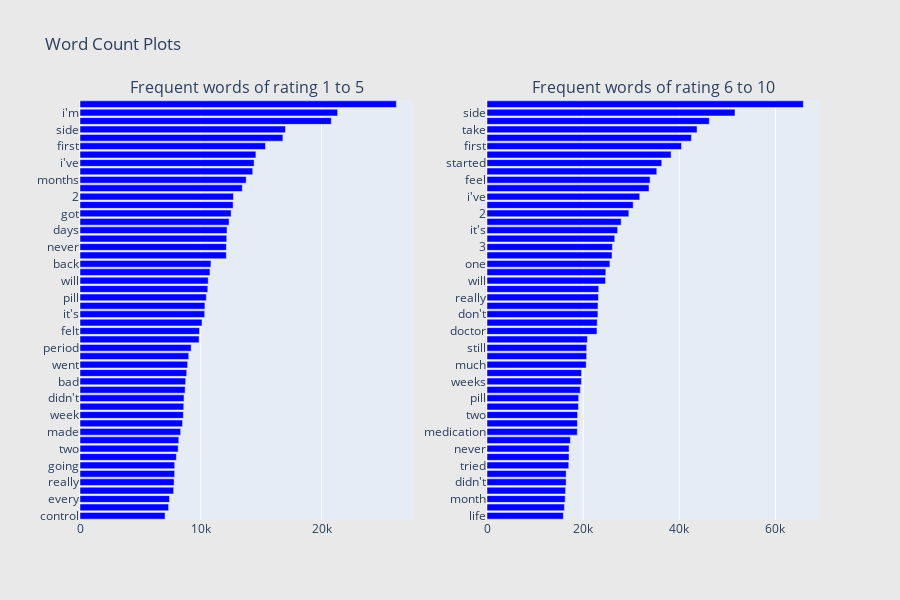

This figure's notebook cell:
### Markdown cell above
#### We classify ratings 1 ~ 5 as negative, and 6 ~ 10 as positive.

### Code cell
from plotly.subplots import make_subplots
import plotly.offline as py
py.init_notebook_mode(connected=True)
import plotly.graph_objs as go

def generate_ngrams(text, n_gram=1):
    token = [token for token in text.lower().split(" ") if token != "" if token not in STOPWORDS]
    ngrams = zip(*[token[i:] for i in range(n_gram)])
    return [" ".join(ngram) for ngram in ngrams]

## custom function for horizontal bar chart ##
def horizontal_bar_chart(df, color):
    trace = go.Bar(
        y=df["word"].values[::-1],
        x=df["wordcount"].values[::-1],
        showlegend=False,
        orientation = 'h',
        marker=dict(
            color=color,
        ),
    )
    return trace


freq_dict = defaultdict(int)
for sent in df_all_1_5["review"]:
    for word in generate_ngrams(sent):
        freq_dict[word] += 1
fd_sorted = pd.DataFrame(sorted(freq_dict.items(), key=lambda x: x[1])[::-1])
fd_sorted.columns = ["word", "wordcount"]
trace0 = horizontal_bar_chart(fd_sorted.head(50), 'blue')


freq_dict = defaultdict(int)
for sent in df_all_6_10["review"]:
    for word in generate_ngrams(sent):
        freq_dict[word] += 1
fd_sorted = pd.DataFrame(sorted(freq_dict.items(), key=lambda x: x[1])[::-1])
fd_sorted.columns = ["word", "wordcount"]
trace1 = horizontal_bar_chart(fd_sorted.head(50), 'blue')

# Creating two subplots
fig = make_subplots(rows=1, cols=2, vertical_spacing=0.04,
                          subplot_titles=["Frequent words of rating 1 to 5", 
                                          "Frequent words of rating 6 to 10"])
fig.append_trace(trace0, 1, 1)
fig.append_trace(trace1, 1, 2)
fig['layout'].update(height=600, width=900, paper_bgcolor='rgb(233,233,233)', title="Word Count Plots")
py.iplot(fig)

### Figure 1 — Plotly figure (JSON) as saved in the notebook; plotly's stock layout.template omitted (floating-point values rounded to 4 significant figures)
{"data": [{"marker": {"color": "blue"}, "orientation": "h", "showlegend": false, "type": "bar", "x": [7041, 7333, 7410, 7753, 7789, 7834, 7839, 7977, 8126, 8176, 8330, 8486, 8557, 8590, 8609, 8703, 8748, 8832, 8911, 9001, 9203, 9858, 9891, 10100, 10322, 10339, 10457, 10581, 10611, 10759, 10840, 12111, 12113, 12147, 12171, 12341, 12510, 12678, 12703, 13431, 13758, 14298, 14413, 14563, 15353, 16795, 17008, 20804, 21329, 26189], "xaxis": "x", "y": ["control", "go", "every", "medication", "really", "weight", "going", "years", "two", "it.", "made", "birth", "week", "month", "didn&#039;t", "don&#039;t", "bad", "even", "went", "weeks", "period", "effects", "felt", "time", "it&#039;s", "one", "pill", "doctor", "will", "still", "back", "3", "never", "pain", "days", "took", "got", "feel", "2", "take", "months", "day", "i&#039;ve", "now", "first", "started", "side", "taking", "i&#039;m", "\"i"], "yaxis": "y"}, {"marker": {"color": "blue"}, "orientation": "h", "showlegend": false, "type": "bar", "x": [15884, 16095, 16260, 16346, 16463, 16466, 17006, 17068, 17080, 17343, 18785, 18806, 18849, 19028, 19071, 19401, 19642, 19664, 20629, 20720, 20730, 20880, 22875, 22930, 23073, 23083, 23182, 23240, 24655, 24716, 25567, 26004, 26083, 26561, 27169, 27905, 29502, 30410, 31774, 33698, 33921, 35318, 36350, 38293, 40461, 42518, 43695, 46237, 51586, 65806], "xaxis": "x2", "y": ["life", "even", "month", "medicine", "didn&#039;t", "little", "tried", "felt", "never", "bad", "medication", "week", "two", "period", "pill", "every", "weeks", "went", "much", "it.", "still", "weight", "doctor", "got", "don&#039;t", "back", "really", "took", "will", "time", "one", "days", "3", "months", "it&#039;s", "effects", "2", "pain", "i&#039;ve", "years", "feel", "day", "started", "now", "first", "i&#039;m", "take", "taking", "side", "\"i"], "yaxis": "y2"}], "layout": {"annotations": [{"font": {"size": 16}, "showarrow": false, "text": "Frequent words of rating 1 to 5", "x": 0.225, "xanchor": "center", "xref": "paper", "y": 1, "yanchor": "bottom", "yref": "paper"}, {"font": {"size": 16}, "showarrow": false, "text": "Frequent words of rating 6 to 10", "x": 0.775, "xanchor": "center", "xref": "paper", "y": 1, "yanchor": "bottom", "yref": "paper"}], "height": 600, "paper_bgcolor": "rgb(233,233,233)", "title": {"text": "Word Count Plots"}, "width": 900, "xaxis": {"anchor": "y", "autorange": true, "domain": [0, 0.45], "range": [0, 27570.0], "type": "linear"}, "xaxis2": {"anchor": "y2", "autorange": true, "domain": [0.55, 1], "range": [0, 69270.0], "type": "linear"}, "yaxis": {"anchor": "x", "autorange": true, "domain": [0, 1], "range": [-0.5, 49.5], "type": "category"}, "yaxis2": {"anchor": "x2", "autorange": true, "domain": [0, 1], "range": [-0.5, 49.5], "type": "category"}}}
